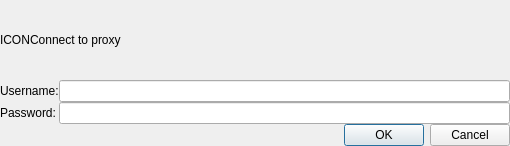
<?xml version="1.0" encoding="UTF-8"?>
<ui version="4.0">
 <class>browser::ProxyDialog</class>
 <widget class="QDialog" name="browser::ProxyDialog">
  <property name="geometry">
   <rect>
    <x>0</x>
    <y>0</y>
    <width>510</width>
    <height>146</height>
   </rect>
  </property>
  <property name="windowTitle">
   <string>Proxy Authentication</string>
  </property>
  <layout class="QGridLayout" name="gridLayout">
   <property name="leftMargin">
    <number>0</number>
   </property>
   <property name="topMargin">
    <number>0</number>
   </property>
   <property name="rightMargin">
    <number>0</number>
   </property>
   <property name="bottomMargin">
    <number>0</number>
   </property>
   <property name="spacing">
    <number>0</number>
   </property>
   <item row="0" column="0">
    <widget class="QLabel" name="iconLabel">
     <property name="lineWidth">
      <number>0</number>
     </property>
     <property name="text">
      <string>ICON</string>
     </property>
    </widget>
   </item>
   <item row="0" column="1" colspan="2">
    <widget class="QLabel" name="introLabel">
     <property name="lineWidth">
      <number>0</number>
     </property>
     <property name="text">
      <string>Connect to proxy</string>
     </property>
     <property name="wordWrap">
      <bool>true</bool>
     </property>
    </widget>
   </item>
   <item row="1" column="0" colspan="2">
    <widget class="QLabel" name="usernameLabel">
     <property name="lineWidth">
      <number>0</number>
     </property>
     <property name="text">
      <string>Username:</string>
     </property>
    </widget>
   </item>
   <item row="1" column="2">
    <widget class="QLineEdit" name="userNameLineEdit"/>
   </item>
   <item row="2" column="0" colspan="2">
    <widget class="QLabel" name="passwordLabel">
     <property name="lineWidth">
      <number>0</number>
     </property>
     <property name="text">
      <string>Password:</string>
     </property>
    </widget>
   </item>
   <item row="2" column="2">
    <widget class="QLineEdit" name="passwordLineEdit">
     <property name="echoMode">
      <enum>QLineEdit::Password</enum>
     </property>
    </widget>
   </item>
   <item row="3" column="0" colspan="3">
    <widget class="QDialogButtonBox" name="buttonBox">
     <property name="orientation">
      <enum>Qt::Horizontal</enum>
     </property>
     <property name="standardButtons">
      <set>QDialogButtonBox::Cancel|QDialogButtonBox::Ok</set>
     </property>
    </widget>
   </item>
  </layout>
 </widget>
 <resources/>
 <connections>
  <connection>
   <sender>buttonBox</sender>
   <signal>accepted()</signal>
   <receiver>browser::ProxyDialog</receiver>
   <slot>accept()</slot>
   <hints>
    <hint type="sourcelabel">
     <x>248</x>
     <y>254</y>
    </hint>
    <hint type="destinationlabel">
     <x>157</x>
     <y>274</y>
    </hint>
   </hints>
  </connection>
  <connection>
   <sender>buttonBox</sender>
   <signal>rejected()</signal>
   <receiver>browser::ProxyDialog</receiver>
   <slot>reject()</slot>
   <hints>
    <hint type="sourcelabel">
     <x>316</x>
     <y>260</y>
    </hint>
    <hint type="destinationlabel">
     <x>286</x>
     <y>274</y>
    </hint>
   </hints>
  </connection>
 </connections>
</ui>
